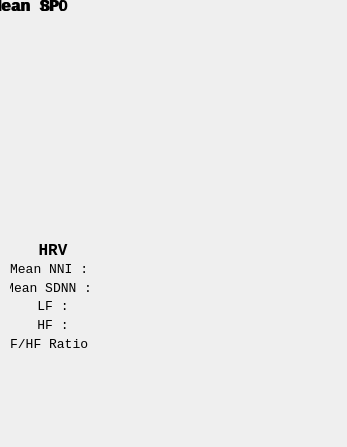
<?xml version="1.0" encoding="UTF-8"?>
<ui version="4.0">
 <class>Dialog</class>
 <widget class="QDialog" name="Dialog">
  <property name="geometry">
   <rect>
    <x>0</x>
    <y>0</y>
    <width>347</width>
    <height>447</height>
   </rect>
  </property>
  <property name="windowTitle">
   <string>Dialog</string>
  </property>
  <property name="toolTip">
   <string notr="true"/>
  </property>
  <property name="statusTip">
   <string notr="true"/>
  </property>
  <property name="whatsThis">
   <string notr="true"/>
  </property>
  <widget class="QLabel" name="label">
   <property name="geometry">
    <rect>
     <x>11</x>
     <y>21</y>
     <width>68</width>
     <height>16</height>
    </rect>
   </property>
   <property name="font">
    <font>
     <family>Courier New</family>
     <pointsize>14</pointsize>
     <weight>75</weight>
     <bold>true</bold>
    </font>
   </property>
   <property name="text">
    <string>&lt;RESULT&gt;</string>
   </property>
   <property name="alignment">
    <set>Qt::AlignCenter</set>
   </property>
  </widget>
  <widget class="QWidget" name="layoutWidget">
   <property name="geometry">
    <rect>
     <x>0</x>
     <y>0</y>
     <width>69</width>
     <height>38</height>
    </rect>
   </property>
   <layout class="QHBoxLayout" name="horizontalLayout_2" stretch="0">
    <item>
     <layout class="QVBoxLayout" name="verticalLayout_4">
      <item>
       <widget class="QLabel" name="label_4">
        <property name="font">
         <font>
          <family>Courier New</family>
          <pointsize>12</pointsize>
          <weight>75</weight>
          <bold>true</bold>
         </font>
        </property>
        <property name="text">
         <string>Mean SPO2</string>
        </property>
        <property name="alignment">
         <set>Qt::AlignBottom|Qt::AlignHCenter</set>
        </property>
       </widget>
      </item>
      <item>
       <widget class="QLabel" name="mean_spo2">
        <property name="font">
         <font>
          <family>Courier New</family>
          <pointsize>12</pointsize>
         </font>
        </property>
        <property name="text">
         <string/>
        </property>
        <property name="alignment">
         <set>Qt::AlignHCenter|Qt::AlignTop</set>
        </property>
       </widget>
      </item>
     </layout>
    </item>
   </layout>
  </widget>
  <widget class="QWidget" name="layoutWidget">
   <property name="geometry">
    <rect>
     <x>0</x>
     <y>0</y>
     <width>62</width>
     <height>38</height>
    </rect>
   </property>
   <layout class="QHBoxLayout" name="horizontalLayout" stretch="0">
    <item>
     <layout class="QVBoxLayout" name="verticalLayout_3" stretch="0,0">
      <item>
       <widget class="QLabel" name="label_2">
        <property name="font">
         <font>
          <family>Courier New</family>
          <pointsize>12</pointsize>
          <weight>75</weight>
          <bold>true</bold>
         </font>
        </property>
        <property name="text">
         <string>Mean BPM</string>
        </property>
        <property name="alignment">
         <set>Qt::AlignBottom|Qt::AlignHCenter</set>
        </property>
       </widget>
      </item>
      <item>
       <widget class="QLabel" name="mean_bpm">
        <property name="font">
         <font>
          <family>Courier New</family>
          <pointsize>12</pointsize>
         </font>
        </property>
        <property name="text">
         <string/>
        </property>
        <property name="alignment">
         <set>Qt::AlignHCenter|Qt::AlignTop</set>
        </property>
       </widget>
      </item>
     </layout>
    </item>
   </layout>
  </widget>
  <widget class="QWidget" name="layoutWidget">
   <property name="geometry">
    <rect>
     <x>10</x>
     <y>244</y>
     <width>86</width>
     <height>106</height>
    </rect>
   </property>
   <layout class="QVBoxLayout" name="verticalLayout">
    <item>
     <widget class="QLabel" name="label_6">
      <property name="font">
       <font>
        <family>Courier New</family>
        <pointsize>12</pointsize>
        <weight>75</weight>
        <bold>true</bold>
       </font>
      </property>
      <property name="text">
       <string>HRV</string>
      </property>
      <property name="alignment">
       <set>Qt::AlignCenter</set>
      </property>
     </widget>
    </item>
    <item>
     <widget class="QLabel" name="label_3">
      <property name="font">
       <font>
        <family>Courier New</family>
        <pointsize>10</pointsize>
       </font>
      </property>
      <property name="text">
       <string>Mean NNI : </string>
      </property>
      <property name="alignment">
       <set>Qt::AlignCenter</set>
      </property>
     </widget>
    </item>
    <item>
     <widget class="QLabel" name="label_5">
      <property name="font">
       <font>
        <family>Courier New</family>
        <pointsize>10</pointsize>
       </font>
      </property>
      <property name="text">
       <string>Mean SDNN : </string>
      </property>
      <property name="alignment">
       <set>Qt::AlignCenter</set>
      </property>
     </widget>
    </item>
    <item>
     <widget class="QLabel" name="label_7">
      <property name="font">
       <font>
        <family>Courier New</family>
        <pointsize>10</pointsize>
       </font>
      </property>
      <property name="text">
       <string>LF :</string>
      </property>
      <property name="alignment">
       <set>Qt::AlignCenter</set>
      </property>
     </widget>
    </item>
    <item>
     <widget class="QLabel" name="label_8">
      <property name="font">
       <font>
        <family>Courier New</family>
        <pointsize>10</pointsize>
       </font>
      </property>
      <property name="text">
       <string>HF :</string>
      </property>
      <property name="alignment">
       <set>Qt::AlignCenter</set>
      </property>
     </widget>
    </item>
    <item>
     <widget class="QLabel" name="label_9">
      <property name="font">
       <font>
        <family>Courier New</family>
        <pointsize>10</pointsize>
       </font>
      </property>
      <property name="text">
       <string>LF/HF Ratio :</string>
      </property>
      <property name="alignment">
       <set>Qt::AlignCenter</set>
      </property>
     </widget>
    </item>
   </layout>
  </widget>
 </widget>
 <resources/>
 <connections/>
</ui>
